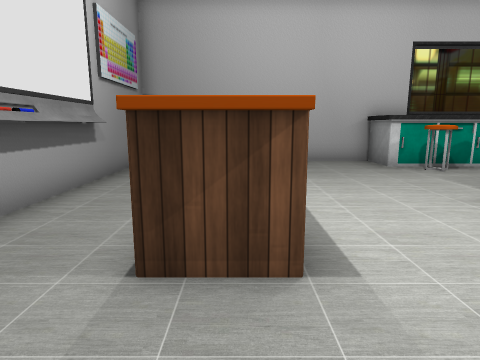
view 1 (above)

16 first-person views from a walk through a Unity game level. The camera is 1.3 m above the floor, tilts 10° down and sees 75° across. The floor is counted in squares, 1 m on a side. Each view is taken from the middle of a square. On the plan, view 1 faces up. The plan holds only what a view shows up to about 14 squares ahead; the rest is blank. Some surface patterns are stand-ins.

view 2
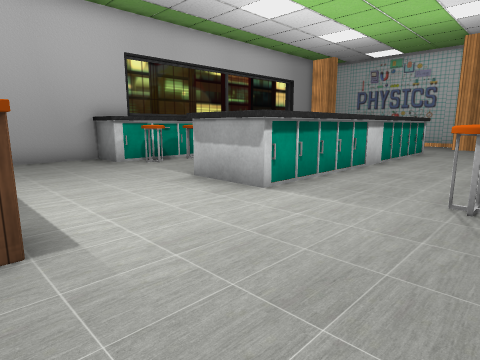

view 3
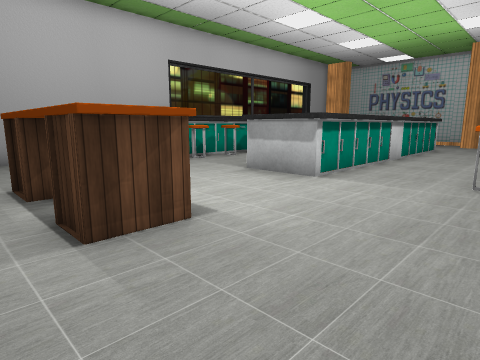

view 4
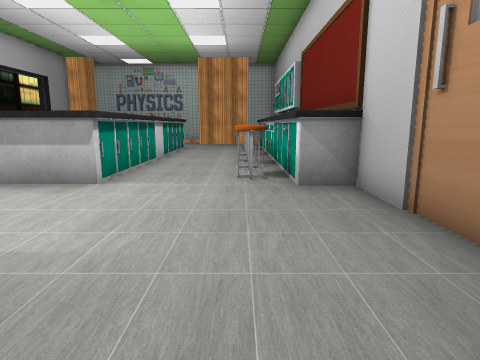

view 5
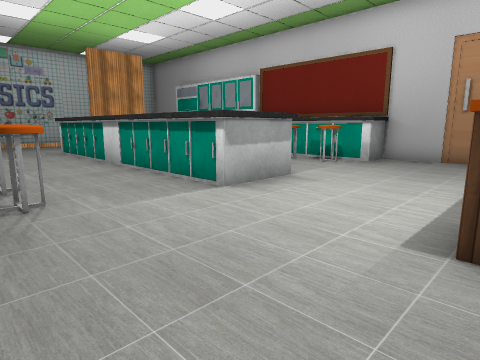

view 6
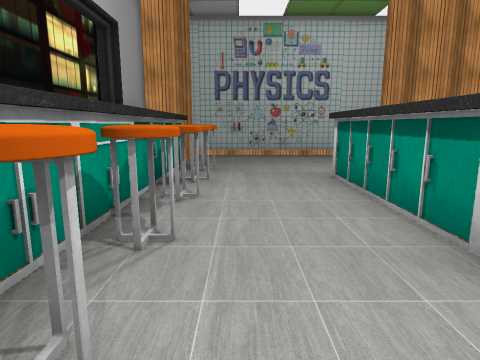

view 7
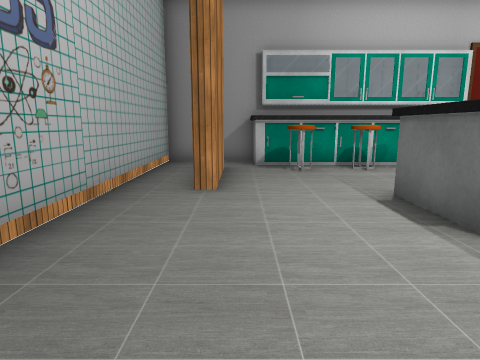

view 8
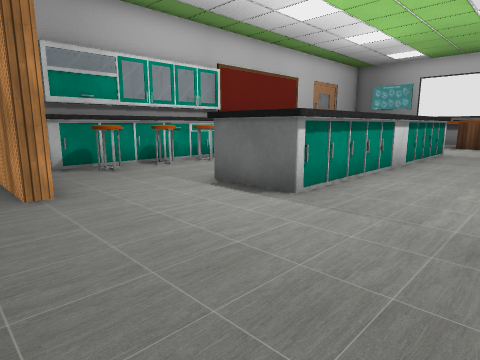

view 9
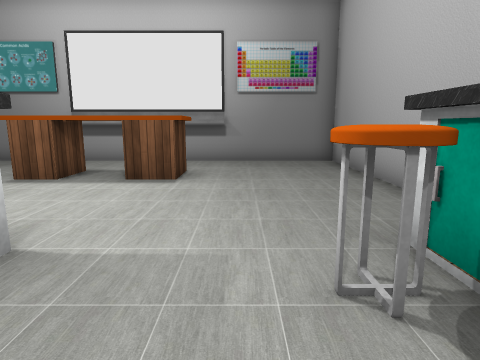

view 10
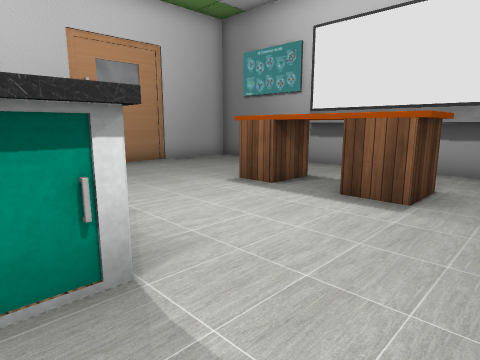

view 11
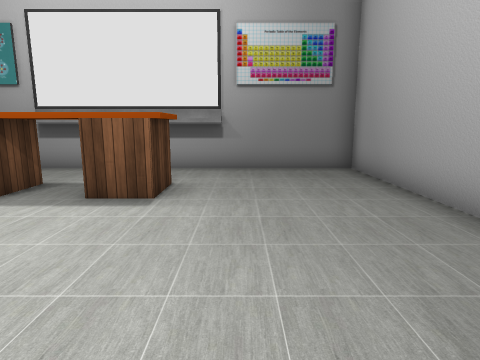

view 12
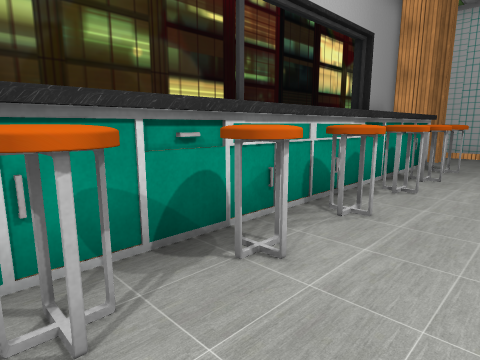

view 13
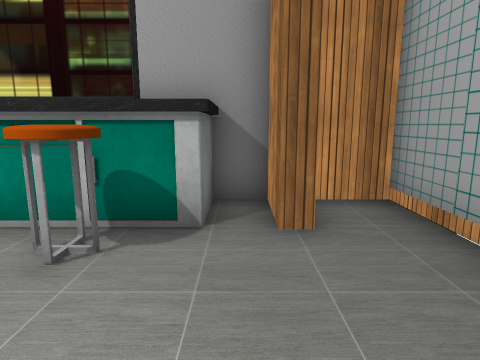

view 14
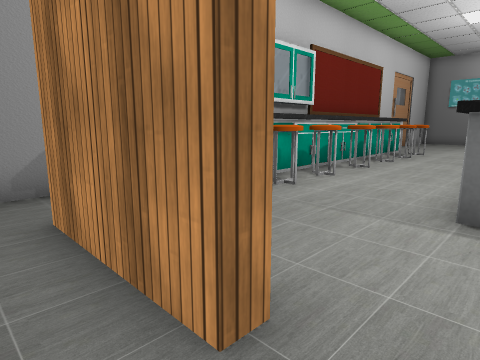

view 15
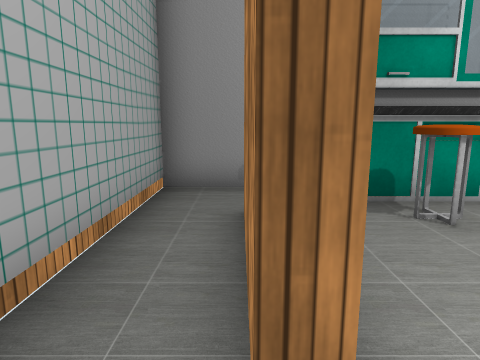

view 16
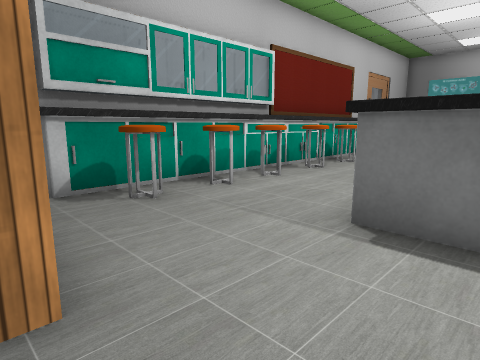

### Floor plan
Key: @ floor where view 1 was taken; # wall or solid block; . floor; ^ raised ledge; E desk.
Columns run from 4 left of view 1 to 22 right of it. Each row starts with its distance up from view 1.
 12 ##########            #####
 11 #........##           #.#.#
 10 #........##############.#.#
  9 #........#^^^^#^^^^^.^#...#
  8 #.........................#
  7 ##........................#
  6 ##.EE.....................#
  5  #.EE....^^^^^^^^^^^^.....#
  4  #.EE....^          ^.....#
  3 ##.EE....^^^^^^^^^^^^.....#
  2 ##......................#.#
  1 #.......................#.#
  0 #...@....#^^^^.^##^^.^..#.#
 -1 #........##############...#
 -2 #........##          ##...#
 -3 ##########            #####

Where each view was taken, in squares from view 1:
view 1: 0 up, 0 right, facing up
view 2: 1 down, 0 right, facing up-right
view 3: 1 down, 2 left, facing up-right
view 4: 0 up, 2 left, facing right
view 5: 10 up, 0 right, facing down-right
view 6: 8 up, 8 right, facing right
view 7: 9 up, 19 right, facing down
view 8: 9 up, 21 right, facing down-left
view 9: 8 up, 8 right, facing left
view 10: 8 up, 6 right, facing down-left
view 11: 8 up, 6 right, facing left
view 12: 7 up, 7 right, facing up-right
view 13: 6 up, 19 right, facing up
view 14: 4 up, 21 right, facing down-left
view 15: 4 up, 20 right, facing down
view 16: 5 up, 20 right, facing down-left
